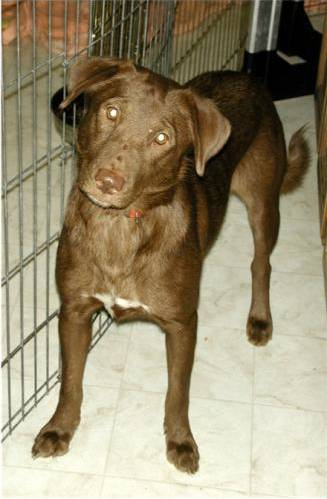
#> input picture dog.1.jpg, 327 x 499 px
$ jupyter execute --allow-errors lab3.ipynb   (shell and % lines are left out)   (older library calls are emulated)
#> lines starting #> are read from the running program, lines starting #| are printed output that depends on the picture
[cell 1]
import numpy as np
import matplotlib.pyplot as plt
import cv2
from scipy.ndimage.filters import gaussian_filter

[cell 2]
def rgb2gray(rgb):
    return np.dot(rgb[...,:3], [0.299, 0.587, 0.114])

# Edge Detection

What are edges? Edges are areas in the image which have large discontinuities in their intensity values. <br>
In order to detect edges, we will use a naive approach based on image gradients. <br>

The idea is pretty simple and intuitive. For vertical edges, we will have large gradients along x axis and similarly, for horizontal edges, we will have large gradients along y axis. We will compute gradients along x and y axes and compute the magnitude as described below. This will give us the intensity of the gradient at that pixel.

To summarize, you have to

- Read an image using opencv. (See cv2.imread())
- Convert it into grayscale.  (Use rgb2gray() or cv2.cvtColor())
- Compute gradients in x and y direction, i.e, compute $I_x$ and $I_y$
- The gradient along x-direction is given by $ I_x(i, j) = I(i, j+1) - I(i, j) $, where $I(i, j)$ represents intensity of the image at pixel $(i, j)$.
- Similarly, the gradient along y-direction is given by $ I_y(i, j) = I(i+1, j) - I(i, j) $
- Create a new image which has intensity values as $ I(i, j) = \sqrt{{I_x(i, j)}^2 + {I_y(i, j)}^2} $
- Display this image

[cell 3]
filename = 'dog.1.jpg'
img = cv2.imread(filename)
#> img is the input picture: shape (499, 327, 3); mean B, G, R 111.5, 139, 150.2
gray = rgb2gray(img).astype(np.float32)
#> in rgb2gray, `return np.dot(rgb[...,:3], [0.299, 0.587, 0.114])`:
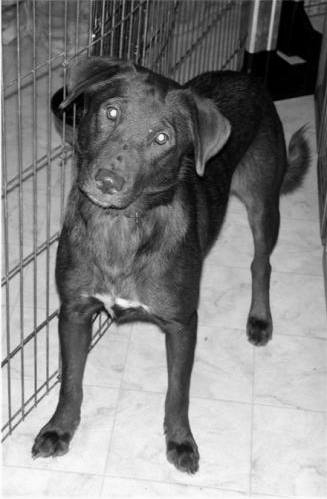
#> returned value: shape (499, 327) float64; min 0, max 253.5, mean 132
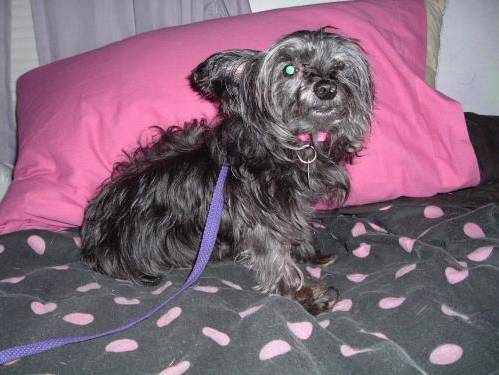
#> input picture dog.0.jpg, 499 x 375 px
#> further down, img_1 is the input picture: shape (375, 499, 3); mean B, G, R 119.2, 101.6, 129.6
#> in rgb2gray (call 2), `return np.dot(rgb[...,:3], [0.299, 0.587, 0.114])`:
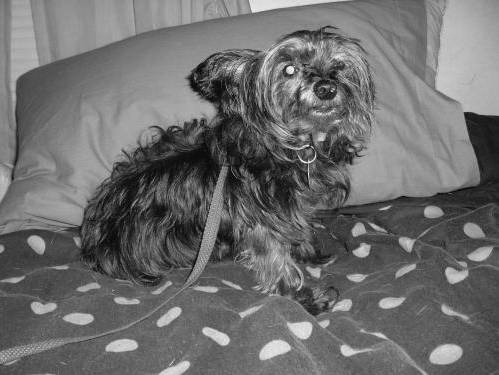
#> returned value: shape (375, 499) float64; min 0.342, max 252.1, mean 110

def detect_edges(gray_img):
    '''
    Detect edges and return the result.
    '''
    pass

#> (the rest of this cell did not finish here and is left out)

# Corner Detectors

Now we will use another naive approach to detect corners in an image. These corners can help identify a lot of interesting keypoints in an image, and are extensively used in panorama stitching, 3D reconstruction, optical flow (motion estimation) and various other downstream tasks.

The best way to characterize corners in an image would be to look at windows (or kernels) of some size (say 3x3) and see how much the intensity values vary when we move the window in any direction. If there is a large change in intensity value when we move the window in only one direction, we can say that there might be an edge present there. However, if the intensity change is big for both directions, we can say there might be a corner present in the image.

This is precisely the approach we will follow. <br>

Since the images can have sharp discontinuities at many other pixel locations which are not corners, we will use a gaussial kernel to 'smooth' the image. This simple means making a call to scipy.misc.gaussian_filter(image, standard_deviation) before doing any operations on the image. This will help us reject a lot of misclassified corners.

We will use a sliding window of size *windowSize* and slide it across the image. For every window that we see in this image, we will compute a moment matrix as follows.

$$
M(i, j) = \quad \begin{bmatrix} \sum I_x^2 & \sum I_{x} I_y \\ \sum I_x I_y & \sum I_y^2 \end{bmatrix}
$$
Where $I_x$ is the image gradient along x direction, $I_y$ is the image gradient along y direction, and this sume is across a window of size (k x k).

Hence for every pixel $(i, j)$ we use a window that spans across $(i - k/2, j - k/2)$ to $(i+k/2, j+k/2)$ and create the Moment matrix. This moment matrix is simply a 2x2 matrix. Now, whether or not there exists a corner at pixel (i, j) is found my computing the eigenvalues of M(i, j). You can use np.linalg.eigvals(x) to compute eigenvalues of a matrix x. We will have an edge if only one of the eigenvalue is large. If both these eigenvalues are large, we have a corner, and those are the points we're interested in.

Your task is to implement the detect_corners() method below which takes in a grayscale image, the maximum number of corners to return, standard deviation of the gaussian kernel and the size of the sliding window and does the following
- filters the image using a gaussian kernel of standard deviation = smoothSTD  (scipy.misc.gaussian_filter())
- computes the image gradients along x and y directions   (you can use np.gradient())
- for each window in the smoothed image, computes the Moment Matrix M and it's eigenvalues. If both the eigenvalues are large, we add this pixel to the list of corners.
- Returns the top n = max_num_of_corners from this list.

You can read more about this here: https://docs.opencv.org/3.0-beta/doc/py_tutorials/py_feature2d/py_features_harris/py_features_harris.html

[cell 4]
def detect_corners(image, max_num_of_corners, smoothSTD, windowSize):
    """
    Detect corners on a given image.

    Args:
        image: Given a grayscale image on which to detect corners.
        max_num_of_corners: Total number of corners to be extracted.
        smoothSTD: Standard deviation of the Gaussian smoothing kernel.
        windowSize: Window size for corner detector and non maximum suppression.

    Returns:
        Detected corners (in image coordinate, i.e, x and y coordinate of the pixels
        corresponding to corners) in a numpy array (n*2).

    """

    """
    Your code here:
    """

    # [12 lines of commented-out code are left out]
    pass

[cell 5]
nCorners = 40        # Maximum number of corners to return
smoothSTD = 2        # Smooth image with a gaussian filter of this standard deviation
windowSize = 5       # Window size for the sliding kernel

# read images and detect corners on images
imgs_dogs = []
crns_dogs = []
imgs_cats = []
crns_cats = []

#> (the rest of this cell did not finish here and is left out)
